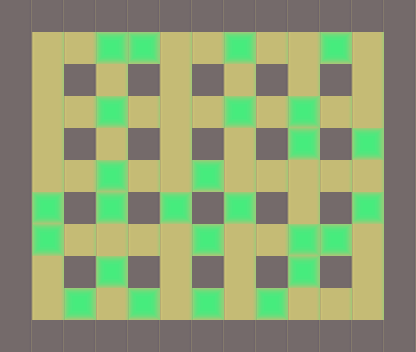

Tiled map render using the project's own tile images. Description and the whole map definition, tile-layer contents included, below:
An orthogonal 13x11 tile map with 32x32 px tiles, 2 tile layers (base, piedras).

<map version="1.0" orientation="orthogonal" renderorder="right-down" width="13" height="11" tilewidth="32" tileheight="32" nextobjectid="1">
 <properties>
  <property name="nombre" value="Nivel 1" />
 </properties>
 <tileset firstgid="1" name="tile" tilewidth="32" tileheight="32" tilecount="3">
  <image source="../tilebase.png" width="96" height="32" />
  <terraintypes>
   <terrain name="New Terrain" tile="-1" />
  </terraintypes>
 </tileset>
 <layer name="base" width="13" height="11">
  <data>
   <tile gid="1" />
   <tile gid="1" />
   <tile gid="1" />
   <tile gid="1" />
   <tile gid="1" />
   <tile gid="1" />
   <tile gid="1" />
   <tile gid="1" />
   <tile gid="1" />
   <tile gid="1" />
   <tile gid="1" />
   <tile gid="1" />
   <tile gid="1" />
   <tile gid="1" />
   <tile gid="2" />
   <tile gid="2" />
   <tile gid="2" />
   <tile gid="2" />
   <tile gid="2" />
   <tile gid="2" />
   <tile gid="2" />
   <tile gid="2" />
   <tile gid="2" />
   <tile gid="2" />
   <tile gid="2" />
   <tile gid="1" />
   <tile gid="1" />
   <tile gid="2" />
   <tile gid="1" />
   <tile gid="2" />
   <tile gid="1" />
   <tile gid="2" />
   <tile gid="1" />
   <tile gid="2" />
   <tile gid="1" />
   <tile gid="2" />
   <tile gid="1" />
   <tile gid="2" />
   <tile gid="1" />
   <tile gid="1" />
   <tile gid="2" />
   <tile gid="2" />
   <tile gid="2" />
   <tile gid="2" />
   <tile gid="2" />
   <tile gid="2" />
   <tile gid="2" />
   <tile gid="2" />
   <tile gid="2" />
   <tile gid="2" />
   <tile gid="2" />
   <tile gid="1" />
   <tile gid="1" />
   <tile gid="2" />
   <tile gid="1" />
   <tile gid="2" />
   <tile gid="1" />
   <tile gid="2" />
   <tile gid="1" />
   <tile gid="2" />
   <tile gid="1" />
   <tile gid="2" />
   <tile gid="1" />
   <tile gid="2" />
   <tile gid="1" />
   <tile gid="1" />
   <tile gid="2" />
   <tile gid="2" />
   <tile gid="2" />
   <tile gid="2" />
   <tile gid="2" />
   <tile gid="2" />
   <tile gid="2" />
   <tile gid="2" />
   <tile gid="2" />
   <tile gid="2" />
   <tile gid="2" />
   <tile gid="1" />
   <tile gid="1" />
   <tile gid="2" />
   <tile gid="1" />
   <tile gid="2" />
   <tile gid="1" />
   <tile gid="2" />
   <tile gid="1" />
   <tile gid="2" />
   <tile gid="1" />
   <tile gid="2" />
   <tile gid="1" />
   <tile gid="2" />
   <tile gid="1" />
   <tile gid="1" />
   <tile gid="2" />
   <tile gid="2" />
   <tile gid="2" />
   <tile gid="2" />
   <tile gid="2" />
   <tile gid="2" />
   <tile gid="2" />
   <tile gid="2" />
   <tile gid="2" />
   <tile gid="2" />
   <tile gid="2" />
   <tile gid="1" />
   <tile gid="1" />
   <tile gid="2" />
   <tile gid="1" />
   <tile gid="2" />
   <tile gid="1" />
   <tile gid="2" />
   <tile gid="1" />
   <tile gid="2" />
   <tile gid="1" />
   <tile gid="2" />
   <tile gid="1" />
   <tile gid="2" />
   <tile gid="1" />
   <tile gid="1" />
   <tile gid="2" />
   <tile gid="2" />
   <tile gid="2" />
   <tile gid="2" />
   <tile gid="2" />
   <tile gid="2" />
   <tile gid="2" />
   <tile gid="2" />
   <tile gid="2" />
   <tile gid="2" />
   <tile gid="2" />
   <tile gid="1" />
   <tile gid="1" />
   <tile gid="1" />
   <tile gid="1" />
   <tile gid="1" />
   <tile gid="1" />
   <tile gid="1" />
   <tile gid="1" />
   <tile gid="1" />
   <tile gid="1" />
   <tile gid="1" />
   <tile gid="1" />
   <tile gid="1" />
   <tile gid="1" />
  </data>
 </layer>
 <layer name="piedras" width="13" height="11">
  <data>
   <tile gid="0" />
   <tile gid="0" />
   <tile gid="0" />
   <tile gid="0" />
   <tile gid="0" />
   <tile gid="0" />
   <tile gid="0" />
   <tile gid="0" />
   <tile gid="0" />
   <tile gid="0" />
   <tile gid="0" />
   <tile gid="0" />
   <tile gid="0" />
   <tile gid="0" />
   <tile gid="0" />
   <tile gid="0" />
   <tile gid="3" />
   <tile gid="3" />
   <tile gid="0" />
   <tile gid="0" />
   <tile gid="3" />
   <tile gid="0" />
   <tile gid="0" />
   <tile gid="3" />
   <tile gid="0" />
   <tile gid="0" />
   <tile gid="0" />
   <tile gid="0" />
   <tile gid="0" />
   <tile gid="0" />
   <tile gid="0" />
   <tile gid="0" />
   <tile gid="0" />
   <tile gid="0" />
   <tile gid="0" />
   <tile gid="0" />
   <tile gid="0" />
   <tile gid="0" />
   <tile gid="0" />
   <tile gid="0" />
   <tile gid="0" />
   <tile gid="0" />
   <tile gid="3" />
   <tile gid="0" />
   <tile gid="0" />
   <tile gid="0" />
   <tile gid="3" />
   <tile gid="0" />
   <tile gid="3" />
   <tile gid="0" />
   <tile gid="0" />
   <tile gid="0" />
   <tile gid="0" />
   <tile gid="0" />
   <tile gid="0" />
   <tile gid="0" />
   <tile gid="0" />
   <tile gid="0" />
   <tile gid="0" />
   <tile gid="0" />
   <tile gid="0" />
   <tile gid="3" />
   <tile gid="0" />
   <tile gid="3" />
   <tile gid="0" />
   <tile gid="0" />
   <tile gid="0" />
   <tile gid="0" />
   <tile gid="3" />
   <tile gid="0" />
   <tile gid="0" />
   <tile gid="3" />
   <tile gid="0" />
   <tile gid="0" />
   <tile gid="0" />
   <tile gid="0" />
   <tile gid="0" />
   <tile gid="0" />
   <tile gid="0" />
   <tile gid="3" />
   <tile gid="0" />
   <tile gid="3" />
   <tile gid="0" />
   <tile gid="3" />
   <tile gid="0" />
   <tile gid="3" />
   <tile gid="0" />
   <tile gid="0" />
   <tile gid="0" />
   <tile gid="3" />
   <tile gid="0" />
   <tile gid="0" />
   <tile gid="3" />
   <tile gid="0" />
   <tile gid="0" />
   <tile gid="0" />
   <tile gid="0" />
   <tile gid="3" />
   <tile gid="0" />
   <tile gid="0" />
   <tile gid="3" />
   <tile gid="3" />
   <tile gid="0" />
   <tile gid="0" />
   <tile gid="0" />
   <tile gid="0" />
   <tile gid="0" />
   <tile gid="3" />
   <tile gid="0" />
   <tile gid="0" />
   <tile gid="0" />
   <tile gid="0" />
   <tile gid="0" />
   <tile gid="3" />
   <tile gid="0" />
   <tile gid="0" />
   <tile gid="0" />
   <tile gid="0" />
   <tile gid="0" />
   <tile gid="3" />
   <tile gid="0" />
   <tile gid="3" />
   <tile gid="0" />
   <tile gid="3" />
   <tile gid="0" />
   <tile gid="3" />
   <tile gid="0" />
   <tile gid="0" />
   <tile gid="0" />
   <tile gid="0" />
   <tile gid="0" />
   <tile gid="0" />
   <tile gid="0" />
   <tile gid="0" />
   <tile gid="0" />
   <tile gid="0" />
   <tile gid="0" />
   <tile gid="0" />
   <tile gid="0" />
   <tile gid="0" />
   <tile gid="0" />
   <tile gid="0" />
   <tile gid="0" />
  </data>
 </layer>
</map>
